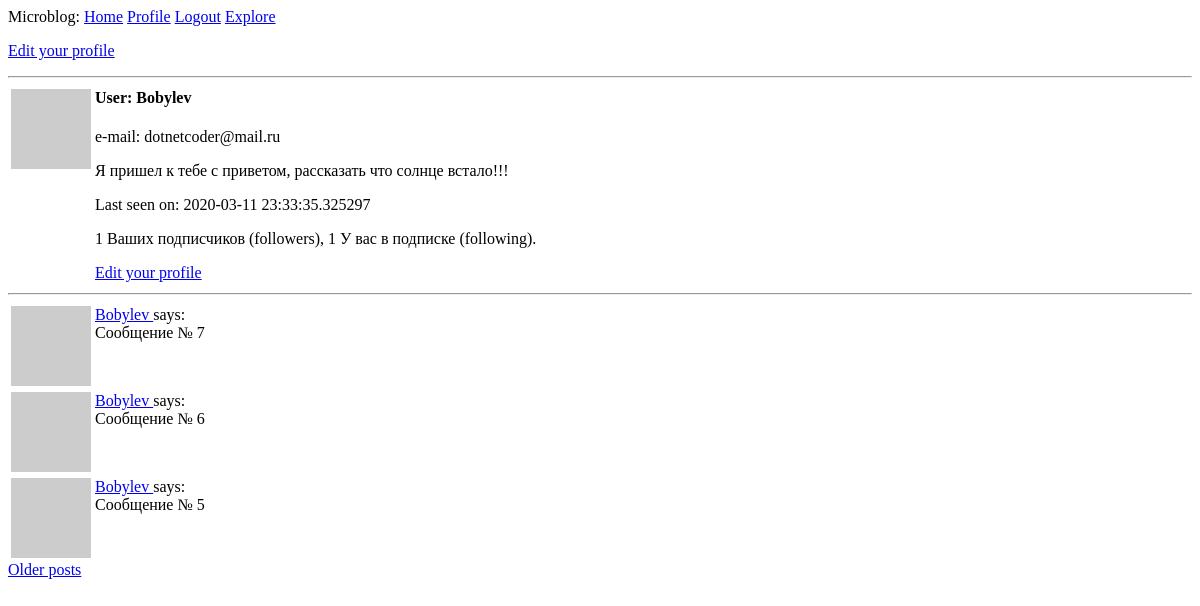
Page /user/Bobylev (signed in) on the earlier database version.
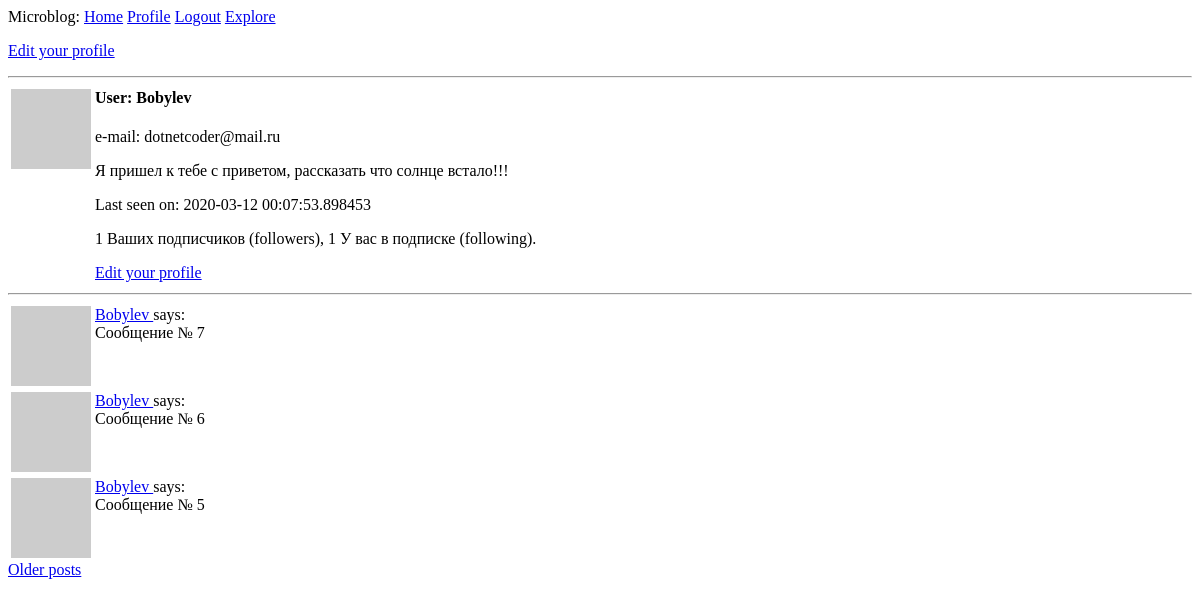
Same page on the later database version.
### app/models.py (models this page shows, shortened)
class User(UserMixin, db.Model):
    __tablename__ = "user"
    id = db.Column(db.Integer, primary_key=True)
    username = db.Column(db.String(64), index=True, unique=True)
    email = db.Column(db.String(120), index=True, unique=True)
    password_hash = db.Column(db.String(128))
    about_me = db.Column(db.String(140))
    last_seen = db.Column(db.DateTime, default=datetime.utcnow)
    posts = db.relationship('Post', back_populates='author')
    followed = db.relationship(
        'User', secondary=followers,
        primaryjoin=(followers.c.follower_id == id),
        secondaryjoin=(followers.c.followed_id == id),
        backref=db.backref('followers', lazy='dynamic'),
        lazy='dynamic'
    )
    def avatar(self, size):
        email = "dotnetcoder@mail.ru"
        digest = md5(email.encode('utf-8')).hexdigest()
        url = f'https://www.gravatar.com/avatar/{digest}?d=identicon&s={size}'
        return url

class Post(db.Model):
    __tablename__ = "post"
    id = db.Column(db.Integer, primary_key=True)
    body = db.Column(db.String(140))
    timestamp = db.Column(db.DateTime, index=True, default=datetime.utcnow)
    user_id = db.Column(db.Integer, db.ForeignKey('user.id'))
    author = db.relationship("User", back_populates='posts' )

### app/routes.py (the view)
@app.route('/user/<username>')
@login_required
def user(username):
    user = User.query.filter_by(username=username).first_or_404()
    page = request.args.get('page', 1, type=int)
    per_page = app.config['POSTS_PER_PAGE']
    query = Post.query.filter(Post.user_id == user.id).order_by(Post.timestamp.desc())
    page_posts: Pagination = query.paginate(page, per_page, error_out=False)
    posts = page_posts.items
    next_url = url_for('user', username=user.username, page=page_posts.next_num)\
        if page_posts.has_next else None
    prev_url = url_for('user', username=user.username, page=page_posts.prev_num)\
        if page_posts.has_prev else None
    app.logger.info(f'GET /user/{user.username}')
    return render_template('user.html', user=user, posts=posts, prev_url=prev_url, next_url=next_url)

### app/models.py (called while the page is built)
@login.user_loader
def load_user(id):
    return User.query.get(int(id))

### app/routes.py (called while the page is built)
@app.before_request
def before_request():
    if current_user.is_authenticated:
        current_user.last_seen = datetime.utcnow()
        db.session.commit()

### app/templates/user.html (shortened to what this page needs)
{% extends "base.html" %}
{% block content%}
    <table>
        <tr valign="top">
            <td><img src="{{user.avatar(64)}}"></td>
            <td>
                <h4>User: {{user.username}}</h4>
                {% if user.email %}<p>e-mail: {{ user.email }}</p>{% endif %}
                {% if user.about_me %}<p>{{user.about_me}}</p>{% endif %}
                {% if user.last_seen %}<p>Last seen on: {{user.last_seen}}</p>{% endif %}
                <p>{{user.followers.count()}} Ваших подписчиков (followers), {{user.followed.count()}} У вас в подписке (following).</p>
                {% if user == current_user %}
                <p><a href="{{ url_for('edit_profile') }}">Edit your profile</a></p>
                {% elif not current_user.is_following(user) %}
                <p><a href="{{ url_for('follow', username=user.username) }}">Подписаться (Follow)</a></p>
                {% else %}
                <p><a href="{{ url_for('unfollow', username=user.username) }}">Отписаться (Unfollow)</a></p>
                {% endif %}
            </td>
        </tr>
    </table>
    <hr>
    {% for post in posts%}
        {% include '_post.html' %}
    {% endfor %}
    {% if next_url %}
        <a href="{{next_url}}">Older posts</a>
    {% endif %}
{% endblock%}

### app/templates/base.html (shortened to what this page needs)
<html>
    <head>
    </head>
    <body>
        <div>
            Microblog:
            <a href="{{url_for('index')}}">Home</a>
            {%if current_user.is_anonymous %}
            <a href="{{url_for('login')}}">Login</a>
            {% else %}
            <a href="{{url_for('user', username=current_user.username)}}">Profile</a>
            <a href="{{url_for('logout')}}">Logout</a>
            <a href="{{url_for('explore')}}">Explore</a>
            {% endif %}
            {% if user == current_user %}
            <p><a href="{{url_for('edit_profile')}}">Edit your profile</a></p>
            {% endif %}
        </div>
        <hr>
        {% block content %}{% endblock %}
    </body>
</html>

### app/templates/_post.html
<table>
    <tr valign="top">
        <td><img src="{{ post.author.avatar(36) }}"></td>
        <td>
            <a href="{{ url_for('user', username=post.author.username) }}">
                {{post.author.username}}
            </a>
            says:<br>{{post.body}}
        </td>
    </tr>
</table>

Differences in the rows shown:
changed User "Bobylev": last_seen "2020-03-11 23:33:35.325297" → "2020-03-12 00:07:53.898453"
